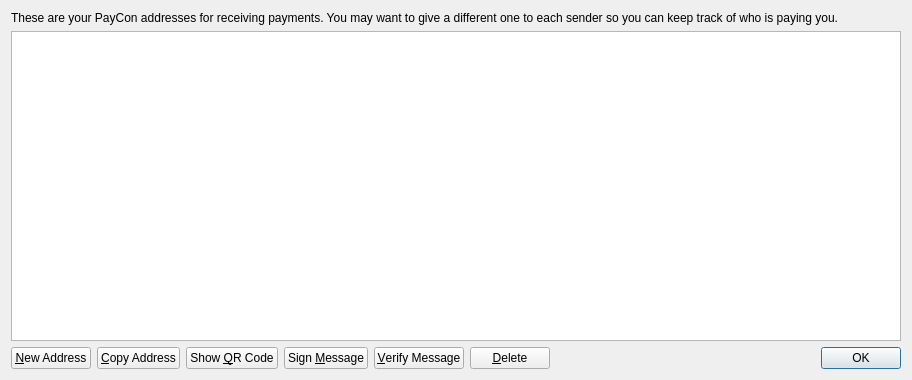
<?xml version="1.0" encoding="UTF-8"?>
<ui version="4.0">
 <class>AddressBookPage</class>
 <widget class="QWidget" name="AddressBookPage">
  <property name="geometry">
   <rect>
    <x>0</x>
    <y>0</y>
    <width>912</width>
    <height>380</height>
   </rect>
  </property>
  <property name="windowTitle">
   <string>Address Book</string>
  </property>
  <layout class="QVBoxLayout" name="verticalLayout">
   <item>
    <widget class="QLabel" name="labelExplanation">
     <property name="text">
      <string>These are your PayCon addresses for receiving payments. You may want to give a different one to each sender so you can keep track of who is paying you.</string>
     </property>
     <property name="textFormat">
      <enum>Qt::PlainText</enum>
     </property>
     <property name="wordWrap">
      <bool>true</bool>
     </property>
    </widget>
   </item>
   <item>
    <widget class="QTableView" name="tableView">
     <property name="contextMenuPolicy">
      <enum>Qt::CustomContextMenu</enum>
     </property>
     <property name="toolTip">
      <string>Double-click to edit address or label</string>
     </property>
     <property name="tabKeyNavigation">
      <bool>false</bool>
     </property>
     <property name="alternatingRowColors">
      <bool>true</bool>
     </property>
     <property name="selectionMode">
      <enum>QAbstractItemView::SingleSelection</enum>
     </property>
     <property name="selectionBehavior">
      <enum>QAbstractItemView::SelectRows</enum>
     </property>
     <property name="sortingEnabled">
      <bool>true</bool>
     </property>
     <attribute name="verticalHeaderVisible">
      <bool>false</bool>
     </attribute>
    </widget>
   </item>
   <item>
    <layout class="QHBoxLayout" name="horizontalLayout">
     <item>
      <widget class="QPushButton" name="newAddressButton">
       <property name="toolTip">
        <string>Create a new address</string>
       </property>
       <property name="text">
        <string>&amp;New Address</string>
       </property>
       <property name="icon">
        <iconset resource="../bitcoin.qrc">
         <normaloff>:/icons/add</normaloff>:/icons/add</iconset>
       </property>
      </widget>
     </item>
     <item>
      <widget class="QPushButton" name="copyToClipboard">
       <property name="toolTip">
        <string>Copy the currently selected address to the system clipboard</string>
       </property>
       <property name="text">
        <string>&amp;Copy Address</string>
       </property>
       <property name="icon">
        <iconset resource="../bitcoin.qrc">
         <normaloff>:/icons/editcopy</normaloff>:/icons/editcopy</iconset>
       </property>
      </widget>
     </item>
     <item>
      <widget class="QPushButton" name="showQRCode">
       <property name="text">
        <string>Show &amp;QR Code</string>
       </property>
       <property name="icon">
        <iconset resource="../bitcoin.qrc">
         <normaloff>:/icons/qrcode</normaloff>:/icons/qrcode</iconset>
       </property>
      </widget>
     </item>
     <item>
      <widget class="QPushButton" name="signMessage">
       <property name="toolTip">
        <string>Sign a message to prove you own a PayCon address</string>
       </property>
       <property name="text">
        <string>Sign &amp;Message</string>
       </property>
       <property name="icon">
        <iconset resource="../bitcoin.qrc">
         <normaloff>:/icons/edit</normaloff>:/icons/edit</iconset>
       </property>
      </widget>
     </item>
     <item>
      <widget class="QPushButton" name="verifyMessage">
       <property name="toolTip">
        <string>Verify a message to ensure it was signed with a specified PayCon address</string>
       </property>
       <property name="text">
        <string>&amp;Verify Message</string>
       </property>
       <property name="icon">
        <iconset resource="../bitcoin.qrc">
         <normaloff>:/icons/transaction_0</normaloff>:/icons/transaction_0</iconset>
       </property>
      </widget>
     </item>
     <item>
      <widget class="QPushButton" name="deleteButton">
       <property name="toolTip">
        <string>Delete the currently selected address from the list</string>
       </property>
       <property name="text">
        <string>&amp;Delete</string>
       </property>
       <property name="icon">
        <iconset resource="../bitcoin.qrc">
         <normaloff>:/icons/remove</normaloff>:/icons/remove</iconset>
       </property>
      </widget>
     </item>
     <item>
      <spacer name="horizontalSpacer">
       <property name="orientation">
        <enum>Qt::Horizontal</enum>
       </property>
       <property name="sizeHint" stdset="0">
        <size>
         <width>40</width>
         <height>20</height>
        </size>
       </property>
      </spacer>
     </item>
     <item>
      <widget class="QDialogButtonBox" name="buttonBox">
       <property name="sizePolicy">
        <sizepolicy hsizetype="Maximum" vsizetype="Fixed">
         <horstretch>0</horstretch>
         <verstretch>0</verstretch>
        </sizepolicy>
       </property>
       <property name="standardButtons">
        <set>QDialogButtonBox::Ok</set>
       </property>
      </widget>
     </item>
    </layout>
   </item>
  </layout>
 </widget>
 <resources>
  <include location="../bitcoin.qrc"/>
 </resources>
 <connections/>
</ui>
